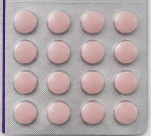
#> input picture models/model_b/modelB_dataset/strip_Screenshot 2026-07-02 082953.jpg, 151 x 136 px; its folder holds only this picture in this run
$ python pocket_annotator.py
#> lines starting #> are read from the running program, lines starting #| are printed output that depends on the picture; after the words box and inside, x2 and y2 are one past the last pixel; in counts of white or black regions, pixels touching at a corner belong together
import cv2
import numpy as np
from pathlib import Path

PROJECT_ROOT = Path(__file__).resolve().parent.parent
DATASET_DIR = PROJECT_ROOT / "Model_B" / "modelB_dataset"
LABELS_DIR = PROJECT_ROOT / "Model_B" / "labels"
LABELS_DIR.mkdir(parents=True, exist_ok=True)


class PocketAnnotator:
    def __init__(self):
        self.images = sorted([f for f in DATASET_DIR.iterdir()
                             if f.suffix.lower() in ('.jpg', '.jpeg', '.png')])
        self.idx = 0
        self.boxes = []
        self.selected = -1
        self.dragging = False
        self.drag_start = None
        self.drag_mode = None
        self.img = None
        self.img_display = None
        self.scale = 1.0
        self.offset_x = 0
        self.offset_y = 0
        self.max_w = 1400
        self.max_h = 900

    def load_image(self):
        if self.idx >= len(self.images):
            print("All images processed!")
            return False

        img_path = self.images[self.idx]
        self.img = cv2.imread(str(img_path))
        if self.img is None:
            print(f"Failed to load {img_path}")
            self.idx += 1
            return self.load_image()

        label_path = LABELS_DIR / f"{img_path.stem}.txt"
        self.boxes = []
        if label_path.exists():
            with open(label_path) as f:
                for line in f:
                    parts = line.strip().split()
                    if len(parts) == 5:
                        _, xc, yc, w, h = map(float, parts)
                        img_h, img_w = self.img.shape[:2]
                        x = int((xc - w/2) * img_w)
                        y = int((yc - h/2) * img_h)
                        w = int(w * img_w)
                        h = int(h * img_h)
                        self.boxes.append([x, y, w, h])

        if not self.boxes:
            self.boxes = self.auto_detect_pockets()

        self.selected = -1
        self.fit_to_window()
        return True

    def auto_detect_pockets(self):
        gray = cv2.cvtColor(self.img, cv2.COLOR_BGR2GRAY)
        clahe = cv2.createCLAHE(clipLimit=2.0, tileGridSize=(8, 8))
        enhanced = clahe.apply(gray)
        blurred = cv2.GaussianBlur(enhanced, (5, 5), 0)
        thresh = cv2.adaptiveThreshold(blurred, 255, cv2.ADAPTIVE_THRESH_GAUSSIAN_C,
                                       cv2.THRESH_BINARY_INV, 11, 2)
        kernel = cv2.getStructuringElement(cv2.MORPH_ELLIPSE, (5, 5))
        cleaned = cv2.morphologyEx(thresh, cv2.MORPH_CLOSE, kernel)
        cleaned = cv2.morphologyEx(cleaned, cv2.MORPH_OPEN, kernel)
        contours, _ = cv2.findContours(cleaned, cv2.RETR_EXTERNAL, cv2.CHAIN_APPROX_SIMPLE)

        boxes = []
        img_h, img_w = self.img.shape[:2]
        min_area = (img_w * img_h) * 0.001
        max_area = (img_w * img_h) * 0.15

        for cnt in contours:
            area = cv2.contourArea(cnt)
            if area < min_area or area > max_area:
                continue
            if len(cnt) >= 5:
                ellipse = cv2.fitEllipse(cnt)
                (cx, cy), (w, h), angle = ellipse
                aspect = max(w, h) / min(w, h) if min(w, h) > 0 else 0
                if aspect > 3.0:
                    continue
                x = int(cx - w/2)
                y = int(cy - h/2)
                w, h = int(w), int(h)
                x = max(0, x)
                y = max(0, y)
                w = min(w, img_w - x)
                h = min(h, img_h - y)
                if w > 10 and h > 10:
                    boxes.append([x, y, w, h])

        boxes = self.nms_boxes(boxes, 0.3)
        print(f"Auto-detected {len(boxes)} pockets in {self.images[self.idx].name}")
        return boxes

    def nms_boxes(self, boxes, iou_thresh):
        if not boxes:
            return []
        boxes = np.array(boxes, dtype=float)
        x1 = boxes[:, 0]
        y1 = boxes[:, 1]
        x2 = boxes[:, 0] + boxes[:, 2]
        y2 = boxes[:, 1] + boxes[:, 3]
        areas = boxes[:, 2] * boxes[:, 3]
        order = areas.argsort()[::-1]

        keep = []
        while order.size > 0:
            i = order[0]
            keep.append(i)
            xx1 = np.maximum(x1[i], x1[order[1:]])
            yy1 = np.maximum(y1[i], y1[order[1:]])
            xx2 = np.minimum(x2[i], x2[order[1:]])
            yy2 = np.minimum(y2[i], y2[order[1:]])
            w = np.maximum(0.0, xx2 - xx1)
            h = np.maximum(0.0, yy2 - yy1)
            inter = w * h
            iou = inter / (areas[i] + areas[order[1:]] - inter)
            inds = np.where(iou <= iou_thresh)[0]
            order = order[inds + 1]

        return boxes[keep].astype(int).tolist()

    def fit_to_window(self):
        h, w = self.img.shape[:2]
        self.scale = min(self.max_w / w, self.max_h / h, 1.0)
        new_w, new_h = int(w * self.scale), int(h * self.scale)
        self.img_display = cv2.resize(self.img, (new_w, new_h))
        self.offset_x = (self.max_w - new_w) // 2
        self.offset_y = (self.max_h - new_h) // 2

    def img_to_canvas(self, x, y):
        """Convert image coordinates to canvas coordinates"""
        return (int(x * self.scale) + self.offset_x, int(y * self.scale) + self.offset_y)

    def canvas_to_img(self, cx, cy):
        """Convert canvas coordinates to image coordinates"""
        return ((cx - self.offset_x) / self.scale, (cy - self.offset_y) / self.scale)

    def draw_boxes(self):
        canvas = np.zeros((self.max_h, self.max_w, 3), dtype=np.uint8)
        # Place image on canvas
        canvas[self.offset_y:self.offset_y+self.img_display.shape[0],
               self.offset_x:self.offset_x+self.img_display.shape[1]] = self.img_display

        for i, (x, y, w, h) in enumerate(self.boxes):
            x1, y1 = self.img_to_canvas(x, y)
            x2, y2 = self.img_to_canvas(x + w, y + h)

            color = (0, 255, 0) if i != self.selected else (0, 255, 255)
            thickness = 2 if i != self.selected else 3
            cv2.rectangle(canvas, (x1, y1), (x2, y2), color, thickness)

            if i == self.selected:
                handle_size = 8
                handles = [(x1, y1), (x2, y1), (x1, y2), (x2, y2)]
                for hx, hy in handles:
                    cv2.rectangle(canvas, (hx - handle_size//2, hy - handle_size//2),
                                (hx + handle_size//2, hy + handle_size//2), (255, 0, 0), -1)

            cv2.putText(canvas, str(i+1), (x1, y1 - 5), cv2.FONT_HERSHEY_SIMPLEX, 0.6, color, 2)

        info = f"Image {self.idx+1}/{len(self.images)}: {self.images[self.idx].name}"
        cv2.putText(canvas, info, (20, 30), cv2.FONT_HERSHEY_SIMPLEX, 0.7, (255, 255, 255), 2)

        help_text = "S=Save N=Next P=Prev A=Add Box Del=Delete Drag=Move Handle=Resize Q=Quit"
        cv2.putText(canvas, help_text, (20, self.max_h - 20), cv2.FONT_HERSHEY_SIMPLEX, 0.6, (200, 200, 200), 1)

        cv2.imshow("Pocket Annotation Assistant", canvas)

    # [113 lines left out: functions get_handle_at, point_in_box, mouse_callback, save_labels, not called in this run]

    def run(self):
        cv2.namedWindow("Pocket Annotation Assistant", cv2.WINDOW_NORMAL)
        cv2.resizeWindow("Pocket Annotation Assistant", self.max_w, self.max_h)
        cv2.setMouseCallback("Pocket Annotation Assistant", self.mouse_callback)

        if not self.load_image():
#> in load_image, self.img is the input picture: shape (136, 151, 3); mean B, G, R 167.7, 166.3, 179.6
#> in auto_detect_pockets, `gray = cv2.cvtColor(self.img, cv2.COLOR_BGR2GRAY)`:
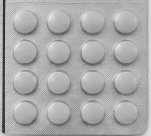
#> gray: shape (136, 151); min 41, max 242, mean 170.5
#> in auto_detect_pockets, `enhanced = clahe.apply(gray)`:
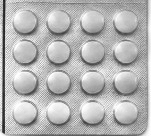
#> enhanced: shape (136, 151); min 32, max 255, mean 181
#> in auto_detect_pockets, `blurred = cv2.GaussianBlur(enhanced, (5, 5), 0)`:
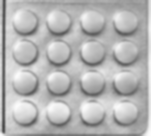
#> blurred: shape (136, 151); min 72, max 252, mean 181
#> in auto_detect_pockets, `thresh = cv2.adaptiveThreshold(blurred, 255, cv2.ADAPTIVE_THRESH_GAUSS..`:
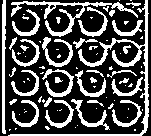
#> thresh: shape (136, 151); 30.2% white; 82 white regions (49 under 20 px), largest, box (x1, y1, x2, y2) and area: (8, 0, 149, 136) 1279, (11, 1, 138, 37) 761, (2, 0, 6, 134) 438
#> in auto_detect_pockets, `cleaned = cv2.morphologyEx(thresh, cv2.MORPH_CLOSE, kernel)`: cleaned: shape (136, 151); 38.8% white; 32 white regions (25 under 20 px), largest, box (x1, y1, x2, y2) and area: (0, 0, 151, 136) 7720, (90, 77, 97, 88) 35, (55, 77, 63, 83) 34
#> in auto_detect_pockets, `cleaned = cv2.morphologyEx(cleaned, cv2.MORPH_OPEN, kernel)`:
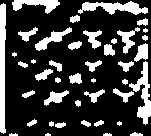
#> cleaned: shape (136, 151); 23.6% white; 42 white regions (6 under 20 px)
#> in auto_detect_pockets, `contours, _ = cv2.findContours(cleaned, cv2.RETR_EXTERNAL, cv2.CHAIN_A..`: contours = 42 contours, 13 with area under 20; largest, box (x1, y1, x2, y2) and area: (0, 3, 6, 134) 549, (129, 61, 151, 125) 444, (78, 1, 148, 15) 442, (12, 0, 60, 14) 280, (35, 27, 72, 51) 238
#> the loop in auto_detect_pockets, `for cnt in contours:` made 42 passes
#> (area, ellipse, cx, cy, w, h, angle, aspect) on passes 4, 5, 8, 9, 10, 11, 12, 14: (22, ((136.1, 135.5), (6.24, 12.57), 94.56), 136.1, 135.5, 6, 7, 94.56, 2.01), (33, ((59.91, 124.6), (4.76, 10.25), 80.67), 59.91, 124.6, 4, 10, 80.67, 2.15), (28, ((98.62, 122.9), (4.09, 10.24), 68.42), 98.62, 122.9, 4, 10, 68.42, 2.5), (30, ((85.5, 123), (4.26, 10.18), 113.5), 85.5, 123, 4, 10, 113.5, 2.39), (30, ((31.69, 122.5), (4.14, 10.71), 61.9), 31.69, 122.5, 4, 10, 61.9, 2.59), (21.5, ((77.8, 102.8), (5.25, 6.12), 133.3), 77.8, 102.8, 5, 6, 133.3, 1.17), (152.5, ((55.36, 96.69), (11.53, 23.71), 64.58), 55.36, 96.69, 11, 23, 64.58, 2.06), (89, ((94.13, 94.1), (14.08, 17.4), 76.33), 94.13, 94.1, 14, 17, 76.33, 1.24)
#> (area, cx, cy, w, h, angle, aspect) on passes 13, 21, 36, 40, 41: (40, 27.78, 93.77, 4.28, 13.77, 68.86, 3.21), (444.5, 140.8, 93.12, 17.82, 56.17, 177.4, 3.15), (238, 51.89, 38.72, 10.68, 38.99, 59.27, 3.65), (549, 1.92, 69.39, 8.78, 138, 179.6, 15.71), (441.5, 113.4, 7.78, 12.02, 69.99, 90.57, 5.82)
#> after the loop in auto_detect_pockets, `for cnt in contours:`: boxes = [[49, 84, 11, 23], [87, 85, 14, 17], [116, 82, 13, 19], [119, 57, 11, 13], [136, 41, 13, 20], [85, 24, 14, 22], [118, 23, 18, 27], [20, 23, 12, 18], [27, 0, 15, 44]]
#> in nms_boxes, `x1 = boxes[:, 0]`: x1 = [49, 87, 116, 119, 136, 85, 118, 20, 27]
#> in nms_boxes, `y1 = boxes[:, 1]`: y1 = [84, 85, 82, 57, 41, 24, 23, 23, 0]
#> in nms_boxes, `x2 = boxes[:, 0] + boxes[:, 2]`: x2 = [60, 101, 129, 130, 149, 99, 136, 32, 42]
#> in nms_boxes, `y2 = boxes[:, 1] + boxes[:, 3]`: y2 = [107, 102, 101, 70, 61, 46, 50, 41, 44]
#> in nms_boxes, `areas = boxes[:, 2] * boxes[:, 3]`: areas = [253, 238, 247, 143, 260, 308, 486, 216, 660]
#> in nms_boxes, `order = areas.argsort()[::-1]`: order = [8, 6, 5, 4, 0, 2, 1, 7, 3]
#> the loop in nms_boxes, `while order.size > 0:` made 9 passes
#> (i, xx1, yy1, xx2, yy2, w, h, inter) on passes 1, 8: (8, [118, 85, 136, 49, 116, 87, 27, 119], [23, 24, 41, 84, 82, 85, 23, 57], [42, 42, 42, 42, 42, 42, 32, 42], [44, 44, 44, 44, 44, 44, 41, 44], [0, 0, 0, 0, 0, 0, 5, 0], [21, 20, 3, 0, 0, 0, 18, 0], [0, 0, 0, 0, 0, 0, 90, 0]), (7, [119], [57], [32], [41], [0], [0], [0])
#> (i, xx1, yy1, xx2, yy2, w, h, iou) on passes 2 to 3: (6, [118, 136, 118, 118, 118, 118, 119], [24, 41, 84, 82, 85, 23, 57], [99, 136, 60, 129, 101, 32, 130], [46, 50, 50, 50, 50, 41, 50], [0, 0, 0, 11, 0, 0, 11], [22, 9, 0, 0, 0, 18, 0], [0, 0, 0, 0, 0, 0, 0]), (5, [136, 85, 116, 87, 85, 119], [41, 84, 82, 85, 24, 57], [99, 60, 99, 99, 32, 99], [46, 46, 46, 46, 41, 46], [0, 0, 0, 12, 0, 0], [5, 0, 0, 0, 17, 0], [0, 0, 0, 0, 0, 0])
#> after the loop in nms_boxes, `while order.size > 0:`: order = empty array
#> in auto_detect_pockets, `boxes = self.nms_boxes(boxes, 0.3)`: boxes = [[27, 0, 15, 44], [118, 23, 18, 27], [85, 24, 14, 22], [136, 41, 13, 20], [49, 84, 11, 23], [116, 82, 13, 19], [87, 85, 14, 17], [20, 23, 12, 18], [119, 57, 11, 13]]
#| Auto-detected 9 pockets in strip_Screenshot 2026-07-02 082953.jpg
#> in load_image, `self.boxes = self.auto_detect_pockets()`: self.boxes has the same summary as boxes in auto_detect_pockets
            return

        while True:
            self.draw_boxes()
#> the loop in draw_boxes, `for i, (x, y, w, h) in enumerate(self.boxes):` made 9 passes
#> (x, y, w, h, x1, y1, x2, y2) on passes 1 to 9: (27, 0, 15, 44, 651, 382, 666, 426), (118, 23, 18, 27, 742, 405, 760, 432), (85, 24, 14, 22, 709, 406, 723, 428), (136, 41, 13, 20, 760, 423, 773, 443), (49, 84, 11, 23, 673, 466, 684, 489), (116, 82, 13, 19, 740, 464, 753, 483), (87, 85, 14, 17, 711, 467, 725, 484), (20, 23, 12, 18, 644, 405, 656, 423), (119, 57, 11, 13, 743, 439, 754, 452)
#> after the loop in draw_boxes, `for i, (x, y, w, h) in enumerate(self.boxes):`:
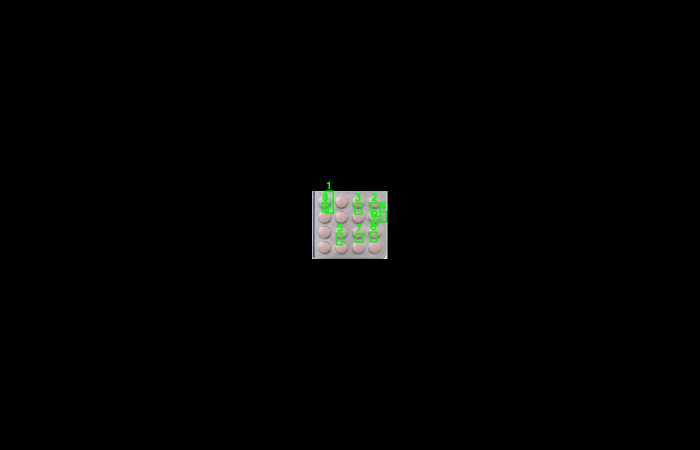
#> canvas: shape (900, 1400, 3) (shown at 1/2 size); mean B, G, R 2.4, 2.9, 2.6
#> in draw_boxes, `cv2.putText(canvas, help_text, (20, self.max_h - 20), cv2.FONT_HERSHEY..`:
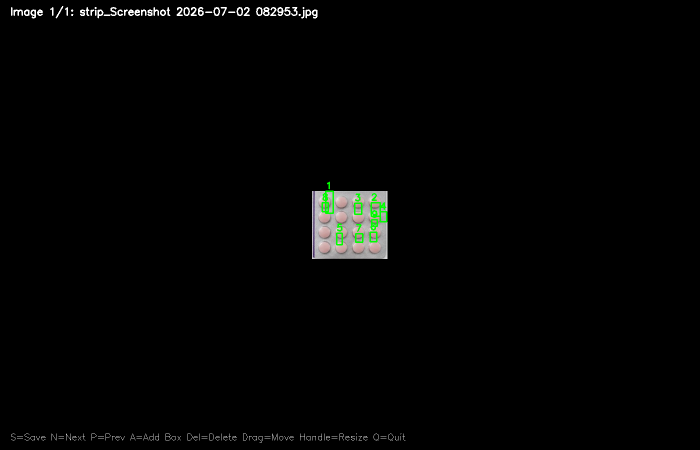
#> canvas: shape (900, 1400, 3) (shown at 1/2 size); mean B, G, R 3.5, 4, 3.7
            key = cv2.waitKey(30) & 0xFF
#> (key q is pressed here)

            if key == ord('q'):
                break
            elif key == ord('s'):
                self.save_labels()
            elif key == ord('n'):
                self.save_labels()
                self.idx += 1
                if not self.load_image():
                    break
            elif key == ord('p'):
                self.save_labels()
                self.idx = max(0, self.idx - 1)
                self.load_image()
            elif key == ord('a'):
                img_h, img_w = self.img.shape[:2]
                cx, cy = img_w // 2, img_h // 2
                self.boxes.append([cx - 50, cy - 50, 100, 100])
                self.selected = len(self.boxes) - 1
            elif key == ord('d') or key == 8:
                if self.selected >= 0 and self.selected < len(self.boxes):
                    self.boxes.pop(self.selected)
                    self.selected = -1
            elif key == ord('r'):
                self.boxes = self.auto_detect_pockets()
                self.selected = -1

        cv2.destroyAllWindows()


if __name__ == "__main__":
    annotator = PocketAnnotator()
    annotator.run()

$ run again, on models/model_b/modelB_dataset/strip_Screenshot 2026-07-02 091147.jpg
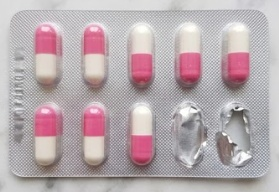
#> input picture models/model_b/modelB_dataset/strip_Screenshot 2026-07-02 091147.jpg, 279 x 192 px
#> in load_image, self.img is the input picture: shape (192, 279, 3); mean B, G, R 174.9, 170.9, 184.3
#> in auto_detect_pockets, `thresh = cv2.adaptiveThreshold(blurred, 255, cv2.ADAPTIVE_THRESH_GAUSS..`:
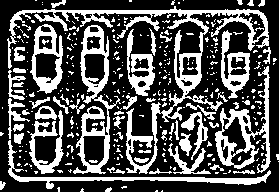
#> thresh: shape (192, 279); 33% white; 333 white regions (273 under 20 px), largest, box (x1, y1, x2, y2) and area: (7, 6, 269, 174) 4520, (73, 25, 121, 174) 1963, (215, 66, 271, 173) 1584
#> contours = 40 contours, 12 with area under 20; largest, box (x1, y1, x2, y2) and area: (68, 91, 271, 185) 7867, (113, 8, 271, 98) 4286, (8, 76, 108, 189) 1864, (10, 4, 114, 32) 1000, (33, 28, 63, 94) 962
#> the loop in auto_detect_pockets, `for cnt in contours:` made 40 passes
#> (area, ellipse, cx, cy, w, h, angle, aspect) on passes 6, 7, 10, 11, 12: (65.5, ((32.02, 147.9), (6.97, 16.28), 178), 32.02, 147.9, 6, 16, 178, 2.33), (436, ((225, 148.9), (19.26, 34.21), 157.1), 225, 148.9, 19, 34, 157.1, 1.78), (513.5, ((243.3, 129.1), (19.95, 48.97), 161), 243.3, 129.1, 19, 48, 161, 2.45), (255, ((270.3, 120.1), (24.99, 42.97), 0.71), 270.3, 120.1, 22, 42, 0.71, 1.72), (74, ((38.55, 104.2), (8.31, 12.46), 93.24), 38.55, 104.2, 8, 12, 93.24, 1.5)
#> after the loop in auto_detect_pockets, `for cnt in contours:`: boxes = [[215, 131, 19, 34], [233, 104, 19, 48], [257, 98, 22, 42], [123, 44, 87, 148], [35, 73, 52, 119], [258, 56, 13, 19], [6, 44, 14, 19], [164, 39, 35, 53], [32, 25, 27, 66], [80, 27, 26, 29], [143, 0, 91, 142]]
#> in nms_boxes, `x1 = boxes[:, 0]`: x1 = [215, 233, 257, 123, 35, 258, 6, 164, 32, 80, 143]
#> in nms_boxes, `y1 = boxes[:, 1]`: y1 = [131, 104, 98, 44, 73, 56, 44, 39, 25, 27, 0]
#> in nms_boxes, `x2 = boxes[:, 0] + boxes[:, 2]`: x2 = [234, 252, 279, 210, 87, 271, 20, 199, 59, 106, 234]
#> in nms_boxes, `y2 = boxes[:, 1] + boxes[:, 3]`: y2 = [165, 152, 140, 192, 192, 75, 63, 92, 91, 56, 142]
#> areas = [646, 912, 924, 12876, 6188, 247, 266, 1855, 1782, 754, 12922]
#> in nms_boxes, `order = areas.argsort()[::-1]`: order = [10, 3, 4, 7, 8, 2, 1, 9, 0, 6, 5]
#> the loop in nms_boxes, `while order.size > 0:` made 10 passes
#> (i, xx1, yy1, xx2, yy2, w, h, inter) on passes 1 to 2: (10, [143, 143, 164, 143, 257, 233, 143, 215, 143, 258], [44, 73, 39, 25, 98, 104, 27, 131, 44, 56], [210, 87, 199, 59, 234, 234, 106, 234, 20, 234], [142, 142, 92, 91, 140, 142, 56, 142, 63, 75], [67, 0, 35, 0, 0, 1, 0, 19, 0, 0], [98, 69, 53, 66, 42, 38, 29, 11, 19, 19], [6566, 0, 1855, 0, 0, 38, 0, 209, 0, 0]), (4, [164, 35, 257, 233, 80, 215, 35, 258], [73, 73, 98, 104, 73, 131, 73, 73], [87, 59, 87, 87, 87, 87, 20, 87], [92, 91, 140, 152, 56, 165, 63, 75], [0, 24, 0, 0, 7, 0, 0, 0], [19, 18, 42, 48, 0, 34, 0, 2], [0, 432, 0, 0, 0, 0, 0, 0])
#> after the loop in nms_boxes, `while order.size > 0:`: keep = [10, 4, 7, 8, 2, 1, 9, 0, 6, 5]; order = empty array
#> in auto_detect_pockets, `boxes = self.nms_boxes(boxes, 0.3)`: boxes = [[143, 0, 91, 142], [35, 73, 52, 119], [164, 39, 35, 53], [32, 25, 27, 66], [257, 98, 22, 42], [233, 104, 19, 48], [80, 27, 26, 29], [215, 131, 19, 34], [6, 44, 14, 19], [258, 56, 13, 19]]
#| Auto-detected 10 pockets in strip_Screenshot 2026-07-02 091147.jpg
#> self.boxes has the same summary as boxes in auto_detect_pockets
#> the loop in draw_boxes, `for i, (x, y, w, h) in enumerate(self.boxes):` made 10 passes
#> (x, y, w, h, x1, y1, x2, y2) on passes 1 to 8: (143, 0, 91, 142, 703, 354, 794, 496), (35, 73, 52, 119, 595, 427, 647, 546), (164, 39, 35, 53, 724, 393, 759, 446), (32, 25, 27, 66, 592, 379, 619, 445), (257, 98, 22, 42, 817, 452, 839, 494), (233, 104, 19, 48, 793, 458, 812, 506), (80, 27, 26, 29, 640, 381, 666, 410), (215, 131, 19, 34, 775, 485, 794, 519)
#> in draw_boxes, `cv2.putText(canvas, help_text, (20, self.max_h - 20), cv2.FONT_HERSHEY..`:
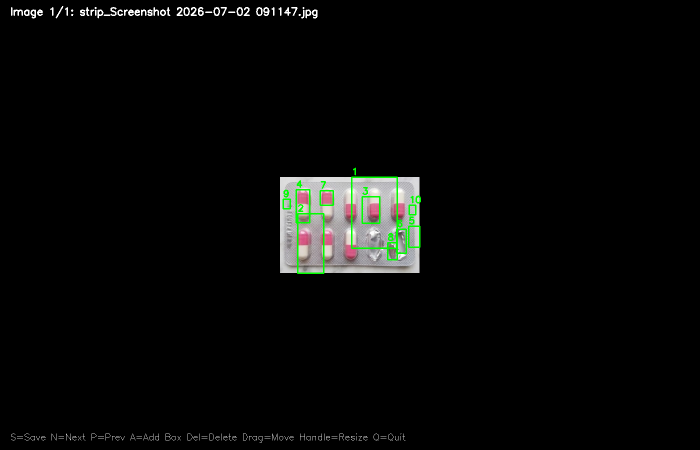
#> canvas: shape (900, 1400, 3) (shown at 1/2 size); mean B, G, R 7.7, 8.8, 8
